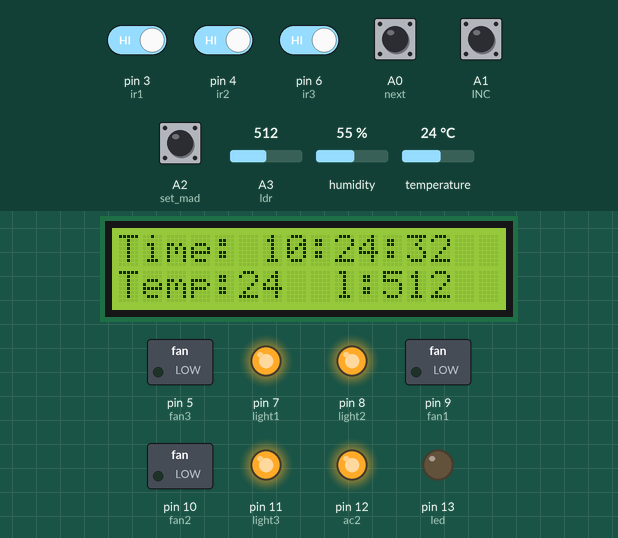
Recording of a sketch running on a simulated Arduino Uno, built with avr-gcc and run on an emulated ATmega328P. On the bench: 16×2 character LCD, switched loads named in the sketch (green lamp = pin HIGH), output pins drawn as LEDs (lit = HIGH). Inputs (shaded band) come from the test bench; at power-on: A1 (INC), A2 (set_mad), pin 3 (ir1), pin 4 (ir2), pin 6 (ir3) HIGH, A0 (next) LOW, A3 (ldr) = 512, humidity 55 %, temperature 24 °C. The local clock reads 2024-03-15 10:24:30 at power-on unless the sketch sets it; EEPROM starts erased.

Above: at 3.2 s.
3.3 s: A2 (set_mad) pulled LOW for 0.65 s
At 4.2 s:
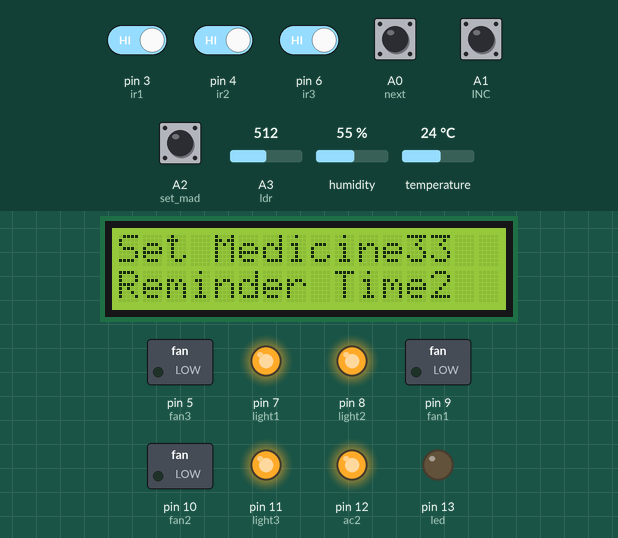
7.0 s: A0 (next) pulled HIGH for 0.65 s
At 7.6 s:
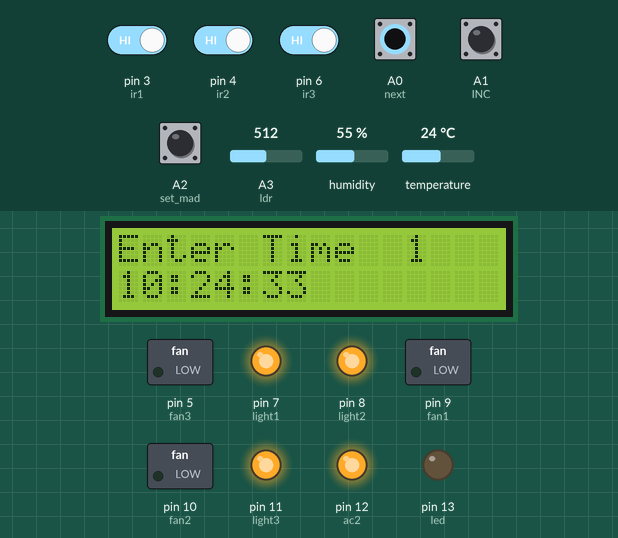
9.1 s: A0 (next) pulled HIGH for 1 s
At 11.9 s:
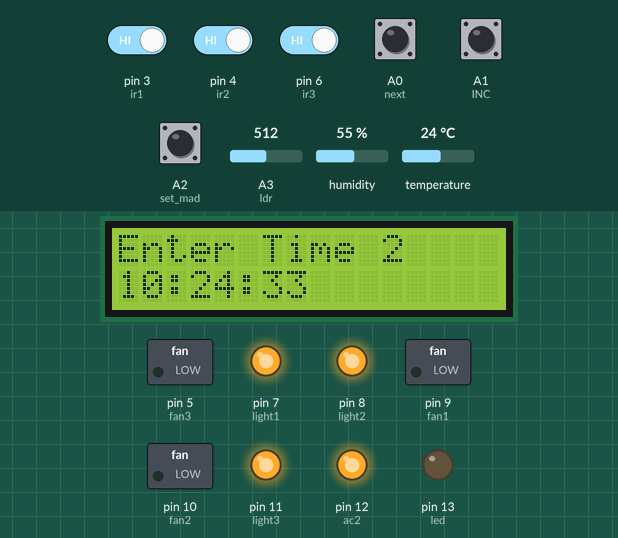
Timing chart, 0 to 13.4 s (numbered marks = the images above; inputs shaded):
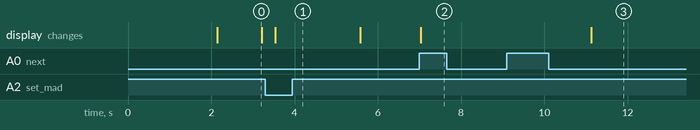

The sketch:

lbrce_rtc_home_2k24.ino
```cpp
#include <Wire.h>
#include <EEPROM.h>
#include <RTClib.h>
#include <LiquidCrystal_I2C.h>
#include "DHT.h"
#define DHTPIN 2
#define DHTTYPE DHT11
DHT dht(DHTPIN,DHTTYPE);
LiquidCrystal_I2C lcd(0x27, 16, 2);
RTC_DS1307 RTC;
int temp, inc, hours1, minut, add = 11;
int next = A0;
int INC = A1;
int set_mad = A2;
int ir1=3;
int ir2=4;
int ir3=6;
int ldr=A3;
int fan3=5;
int HOUR,MINUT, SECOND;
int light1=7;
int light2=8;
int fan1=9;
int fan2=10;
int light3=11;
int ac2=12;
int led=13;
int kk=0;
void setup() {
  Serial.begin(9600);
  Wire.begin();
  RTC.begin();
  lcd.begin(); // LCD screen initialization
  lcd.backlight();
  dht.begin();
  pinMode(ir1,INPUT);
  pinMode(ir2,INPUT);
  pinMode(ir3,INPUT);
  pinMode(ldr,INPUT);
  pinMode(INC,INPUT);
  pinMode(next,INPUT);
  pinMode(set_mad,INPUT);
  pinMode(light1,OUTPUT);
  pinMode(light2,OUTPUT);
  pinMode(fan1,OUTPUT);
  pinMode(fan2,OUTPUT);
  pinMode(fan3,OUTPUT);
  pinMode(light3,OUTPUT);
  pinMode(ac2,OUTPUT);
  pinMode(led,OUTPUT);
  digitalWrite(light1,1);
  digitalWrite(light2,1);
  digitalWrite(fan1,0);
  digitalWrite(fan2,0);
  digitalWrite(light3,1);
  digitalWrite(ac2,1);
  digitalWrite(led,0);
   lcd.setCursor(0, 0);
  lcd.print("Smart  Home");
  lcd.setCursor(0, 1);
  lcd.print("Using Arduino");
  delay(2000);
  if (!RTC.isrunning()) {
    RTC.adjust(DateTime(__DATE__, __TIME__));
  }
}
void loop() {
  DateTime now = RTC.now();
  lcd.clear();
  lcd.setCursor(0, 0);
  lcd.print("Time:");
  lcd.setCursor(6, 0);
  lcd.print(HOUR = now.hour(), DEC);
  lcd.print(":");
  lcd.print(MINUT = now.minute(), DEC);
  lcd.print(":");
  lcd.print(SECOND = now.second(), DEC);
  int ival1 = digitalRead(ir1);
  int ival2 = digitalRead(ir2);
  int ival3 = digitalRead(ir3);
  int lval = analogRead(ldr);
 // int temp =0, val = 1, temp4;
  int t = dht.readTemperature();
  int h=dht.readHumidity();
  lcd.setCursor(0, 1);
  lcd.print("Temp:");
  lcd.print(t);
  lcd.setCursor(9, 1);
  lcd.print("l: ");
  lcd.setCursor(11, 1);
  lcd.print(lval);
  delay(300);
  if(lval>600 )
   {
     kk=1;
    if(ival2==0)
    {
      digitalWrite(light1,0);
    }
    else
    {
       digitalWrite(light1,1);
    }
    if(ival1==0)
   {
     digitalWrite(light2, 0);
   }
    else
    {
       digitalWrite(light2,1);
    }
   if(ival3==0)
   {
     digitalWrite(light3,0);
   }
   else
    {
    digitalWrite(light3,1);
   }
  }
  if(t<31)
  {

    if (ival1==0)
    {
      analogWrite(fan1,150);
    }
    else
  {
    digitalWrite(fan1,0);

  }
  if (ival2==0)
  {
  analogWrite(fan2,150);
  }
  else
  {
    digitalWrite(fan2,0);
  }
  if (ival3==0)
  {
     analogWrite(fan3,150);
  }
  else
  {
    digitalWrite(fan3,0);
  }
  }
  if(t>33)
  {
    if (ival1==0)
    {
     analogWrite(fan1,200);
    }
    else
  {
    digitalWrite(fan1,0);
  }
    if (ival2==0)
  {
  analogWrite(fan2,200);
  }
  else
  {
    digitalWrite(fan2,0);
  }
  if (ival3==0)
  {
     analogWrite(fan3, 200);
  }
  else
  {
    digitalWrite(fan3,0);
  }
  }
  if (t>37)
  {
     //digitalWrite(ac1,0);
     digitalWrite(ac2,0);
  }
   else
  {
    //digitalWrite(ac1,1);
    digitalWrite(ac2,1);

  }
   if (digitalRead(set_mad) == 0)
   {
    lcd.setCursor(0, 0);
    lcd.print("Set Medicine");
    lcd.setCursor(0, 1);
    lcd.print("Reminder Time");
    delay(2000);
    lcd.clear();
    lcd.setCursor(0, 0);
    lcd.print("Enter Time 1");
    defualt();
    time(1);
    delay(1000);
    lcd.clear();
    lcd.setCursor(0, 0);
    lcd.print("Enter Time 2");
    defualt();
    delay(1000);
    time(2);
  }
 match();

  delay(200);
}

void defualt() {
  lcd.setCursor(0, 1);
  lcd.print(HOUR);
  lcd.print(":");
  lcd.print(MINUT);
  lcd.print(":");
  lcd.print(SECOND);
}

void time(int x) {
  int temp = 1, minuts = 0, hours = 0, seconds = 0;
  while (temp == 1) {
    if (digitalRead(INC) == 0) {
      HOUR++;
      if (HOUR == 24) {
        HOUR = 0;
      }
      while (digitalRead(INC) == 0);
    }
    lcd.clear();
    lcd.setCursor(0, 0);
    lcd.print("Enter Time ");
    lcd.print(x);
    lcd.setCursor(0, 1);
    lcd.print(HOUR);
    lcd.print(":");
    lcd.print(MINUT);
    lcd.print(":");
    lcd.print(SECOND);
    delay(100);
    if (digitalRead(next) == 0) {
      hours1 = HOUR;
      EEPROM.write(add++, hours1);
      temp = 2;
      while (digitalRead(next) == 0)
        ;
    }
  }

  while (temp == 2) {
    if (digitalRead(INC) == 0) {
      MINUT++;
      if (MINUT == 60) {
        MINUT = 0;
      }
      while (digitalRead(INC) == 0);
    }
    lcd.clear();
    lcd.setCursor(0, 0);
    lcd.print("Enter Time  ");
    lcd.print(x);
    lcd.setCursor(0, 1);
    lcd.print(HOUR);
    lcd.print(":");
    lcd.print(MINUT);
    lcd.print(":");
    lcd.print(SECOND);
    delay(100);
    if (digitalRead(next) == 0) {
      minut = MINUT;
      EEPROM.write(add++, minut);
      temp = 0;
      while (digitalRead(next) == 0)
        ;
    }
  }

  delay(1000);
}
void match() {
  int tem[17];
  for (int i = 11; i < 17; i++) {
    tem[i] = EEPROM.read(i);
  }
 if (HOUR == tem[11] && MINUT == tem[12]&& kk==1 )
 {  digitalWrite(light1, 1);
    digitalWrite(light2, 1);
    digitalWrite(light3, 1);
     lcd.clear();
    lcd.setCursor(0, 0);
    lcd.print("Time Up");
    lcd.setCursor(0, 1);
    lcd.print("lights off");

     digitalWrite(led,1);


  }
  if (HOUR == tem[13] && MINUT == tem[14] ) {
    kk=0;
    lcd.clear();
    lcd.setCursor(0, 0);
    lcd.print("  TIMER-2  ");
     digitalWrite(led,0);

  }
}
```

Measured:
- after the input at 3.3 s, the display: changes after 0.24 s (image 1)
- after the input at 7.0 s, the display: changes at once (image 2)
- after the input at 9.1 s, the display: changes after 2.0 s (image 3)
- what the display in image 0 shows lasts 1.1 s, from 2.1 s to 3.2 s
